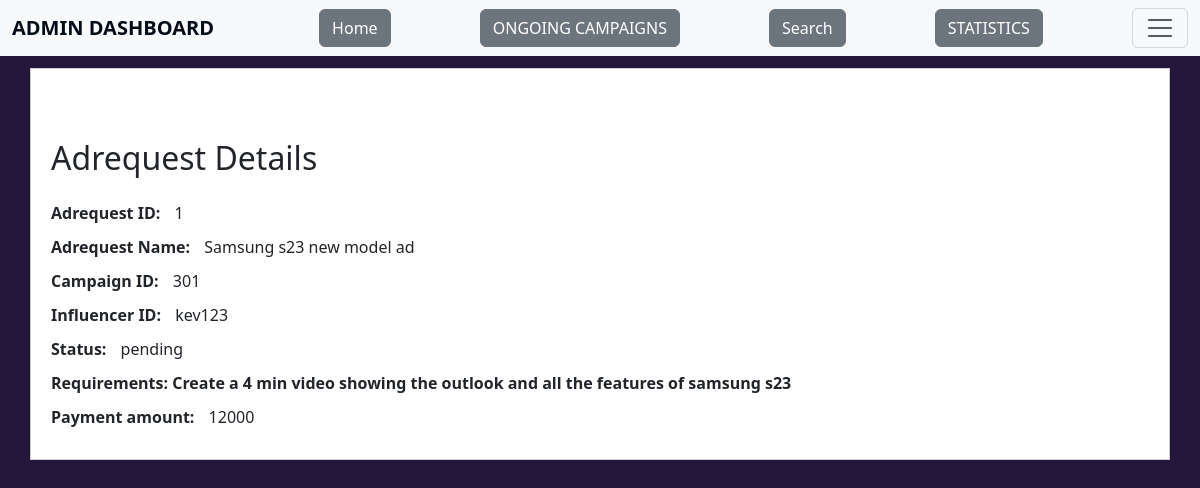
Screenshot of /adrequest/1 with the database file from the repository.
### application/models.py (models this page shows, shortened)
class Adrequest(db.Model):
    __tablename__="adrequest"
    adreq_id=db.Column(db.Integer,primary_key=True,nullable=False)
    adreq_name=db.Column(db.String,nullable=False)
    inf_id=db.Column(db.String,db.ForeignKey("influencer.inf_id"),nullable=False)
    camp_id=db.Column(db.Integer,db.ForeignKey("campaign.camp_id"),nullable=False)
    messages=db.Column(db.String,default=" ")
    requirements=db.Column(db.String)
    pay_amount=db.Column(db.Integer,nullable=False)
    status=db.Column(db.String,nullable=False,default="pending")

### application/controllers.py (the view)
@app.route("/adrequest/<int:adreq_id>",methods=["GET","POST"])
def ad_details(adreq_id):
    adreq=Adrequest.query.get(adreq_id)
    if request.method=="GET":
        return render_template("ad_details.html",adreq=adreq)

### templates/ad_details.html (shortened to what this page needs)
<!DOCTYPE html>
<html lang="en">
<head>
    <link href="https://cdn.jsdelivr.net/npm/bootstrap@5.3.3/dist/css/bootstrap.min.css" rel="stylesheet">
</head>
<body>
    <nav class="navbar bg-body-tertiary fixed-top">
        <div class="container-fluid">
            <a class="navbar-brand" >ADMIN DASHBOARD</a>
            <a href="/admin_dashboard"><button class="btn btn-secondary">Home</button></a>
            <a href="/ongoing_camp"><button class="btn btn-secondary">ONGOING CAMPAIGNS</button></a>
            <a href="{{url_for('adminsearch', search_type='common')}}"><button class="btn btn-secondary">Search</button></a>
            <a href="/admin_summary"><button class="btn btn-secondary">STATISTICS</button></a>
            <button class="navbar-toggler" type="button" data-bs-toggle="offcanvas" data-bs-target="#offcanvasNavbar" aria-controls="offcanvasNavbar" aria-label="Toggle navigation">
                <span class="navbar-toggler-icon"></span>
            </button>
        </div>
    </nav>
    <div class="container mt-5">
        <h1 class="mb-4">Adrequest Details</h1>
        <div class="detail"><strong>Adrequest ID:</strong> {{ adreq.adreq_id }}</div>
        <div class="detail"><strong>Adrequest Name:</strong> {{ adreq.adreq_name }}</div>
        <div class="detail"><strong>Campaign ID:</strong> {{ adreq.camp_id }}</div>
        <div class="detail"><strong>Influencer ID:</strong> {{ adreq.inf_id }}</div>
        <div class="detail"><strong>Status:</strong> {{ adreq.status }}</div>
        <div class="detail"><strong>Requirements: {{ adreq.requirements }}</strong></div>
        <div class="detail"><strong>Payment amount:</strong> {{ adreq.pay_amount }}</div>
    </div>
</body>
</html>

### templates/ad_details.html (style rules this page uses)
body { padding-top: 20px;background-color:rgb(34, 23, 59); }
h1, h2 { margin-top: 50px; }
.navbar-brand { font-weight: bold; }
.navbar, .offcanvas-header, .offcanvas-body { background-color: #f0f2ec; }
.navbar-brand, .nav-link, .offcanvas-title { color: #020b17; }
.container { background-color: #ffffff; border: 1px solid #ccc; padding: 20px; }
.container h1 { font-size: 2rem; margin-bottom: 20px; }
.detail { margin-bottom: 10px; }
.detail strong { margin-right: 10px; }

### rows the page displays
Adrequest: adreq_id "1", adreq_name "Samsung s23 new model ad", camp_id "301", inf_id "kev123", status "pending", requirements "Create a 4 min video showing the outlook and all the features of samsung s23", pay_amount "12000"
